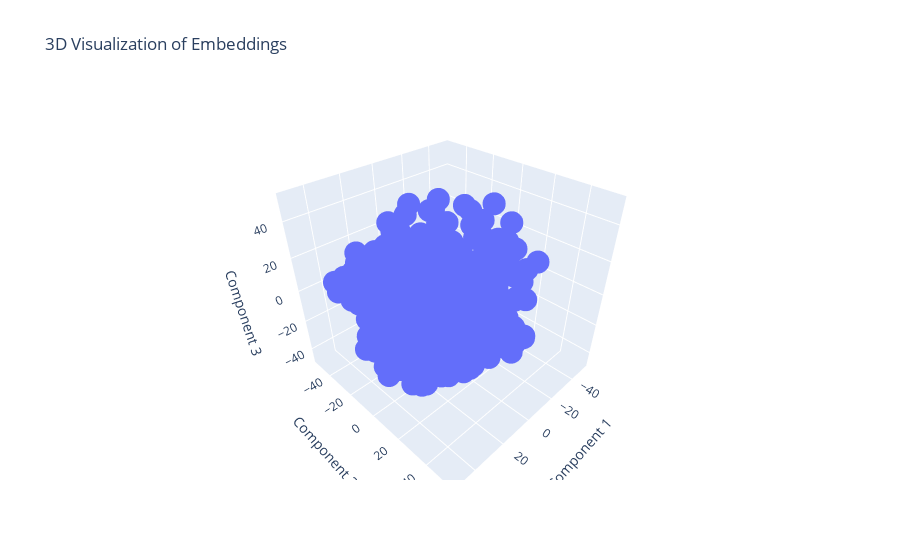

The code cell stored with this chart in its notebook:
### Code cell
# Fetch all embeddings from the collection
all_embeddings = collection.get(include=['embeddings'])['embeddings']

# Convert to numpy array
embeddings_array = np.array(all_embeddings)

# Reduce dimensions to 3D using t-SNE
tsne = TSNE(n_components=3, random_state=42)
embeddings_3d = tsne.fit_transform(embeddings_array)

# Create a DataFrame for Plotly
import pandas as pd
df = pd.DataFrame(embeddings_3d, columns=['Component 1', 'Component 2', 'Component 3'])

# Plot using Plotly
fig = px.scatter_3d(df, x='Component 1', y='Component 2', z='Component 3', title='3D Visualization of Embeddings')
fig.show()

### Figure 1 — Plotly figure (JSON) as saved in the notebook; plotly's stock layout.template omitted (floating-point values rounded to 4 significant figures; data arrays with more than 128 entries replaced by an {"elided": "..."} marker saying what was removed)
{"data": [{"hovertemplate": "Component 1=%{x}<br>Component 2=%{y}<br>Component 3=%{z}<extra></extra>", "legendgroup": "", "marker": {"color": "#636efa", "symbol": "circle"}, "mode": "markers", "name": "", "scene": "scene", "showlegend": false, "type": "scatter3d", "x": {"elided": "1819 float values"}, "y": {"elided": "1819 float values"}, "z": {"elided": "1819 float values"}}], "layout": {"legend": {"tracegroupgap": 0}, "scene": {"domain": {"x": [0, 1], "y": [0, 1]}, "xaxis": {"title": {"text": "Component 1"}}, "yaxis": {"title": {"text": "Component 2"}}, "zaxis": {"title": {"text": "Component 3"}}}, "title": {"text": "3D Visualization of Embeddings"}}}
